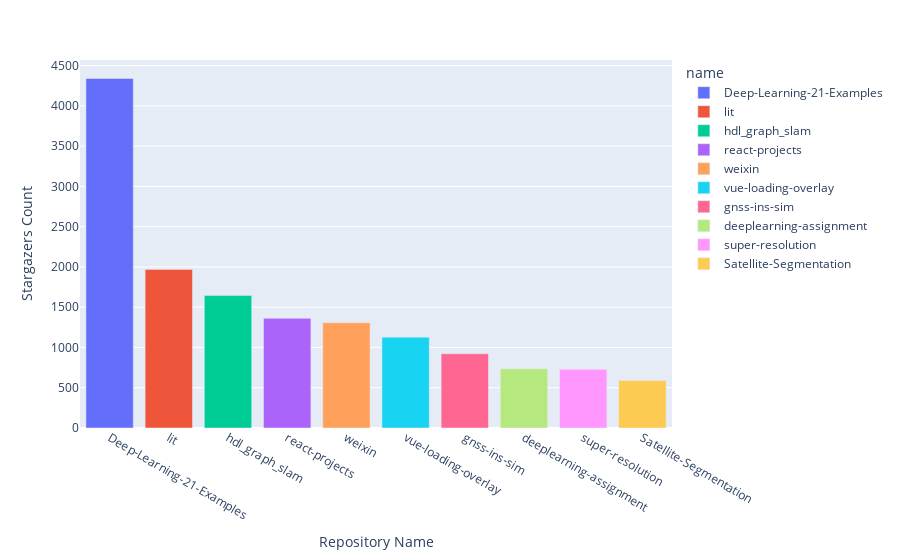

Here is the notebook cell this chart was saved with:
### Code cell
import plotly.express as px

# Créer un diagramme à barres pour les 10 repositories avec le plus grand nombre de `stargazers_count`
fig = px.bar(df.head(10), x='name', y='stargazers_count', color='name')

# Définir les étiquettes pour les axes x et y
fig.update_layout(xaxis_title='Repository Name', yaxis_title='Stargazers Count')

# Afficher le diagramme
fig.show()

### Figure 1 — Plotly figure (JSON) as saved in the notebook; plotly's stock layout.template omitted (floating-point values rounded to 4 significant figures)
{"data": [{"alignmentgroup": "True", "hovertemplate": "name=%{x}<br>stargazers_count=%{y}<extra></extra>", "legendgroup": "Deep-Learning-21-Examples", "marker": {"color": "#636efa", "pattern": {"shape": ""}}, "name": "Deep-Learning-21-Examples", "offsetgroup": "Deep-Learning-21-Examples", "orientation": "v", "showlegend": true, "textposition": "auto", "type": "bar", "x": ["Deep-Learning-21-Examples"], "xaxis": "x", "y": [4340], "yaxis": "y"}, {"alignmentgroup": "True", "hovertemplate": "name=%{x}<br>stargazers_count=%{y}<extra></extra>", "legendgroup": "lit", "marker": {"color": "#EF553B", "pattern": {"shape": ""}}, "name": "lit", "offsetgroup": "lit", "orientation": "v", "showlegend": true, "textposition": "auto", "type": "bar", "x": ["lit"], "xaxis": "x", "y": [1969], "yaxis": "y"}, {"alignmentgroup": "True", "hovertemplate": "name=%{x}<br>stargazers_count=%{y}<extra></extra>", "legendgroup": "hdl_graph_slam", "marker": {"color": "#00cc96", "pattern": {"shape": ""}}, "name": "hdl_graph_slam", "offsetgroup": "hdl_graph_slam", "orientation": "v", "showlegend": true, "textposition": "auto", "type": "bar", "x": ["hdl_graph_slam"], "xaxis": "x", "y": [1644], "yaxis": "y"}, {"alignmentgroup": "True", "hovertemplate": "name=%{x}<br>stargazers_count=%{y}<extra></extra>", "legendgroup": "react-projects", "marker": {"color": "#ab63fa", "pattern": {"shape": ""}}, "name": "react-projects", "offsetgroup": "react-projects", "orientation": "v", "showlegend": true, "textposition": "auto", "type": "bar", "x": ["react-projects"], "xaxis": "x", "y": [1362], "yaxis": "y"}, {"alignmentgroup": "True", "hovertemplate": "name=%{x}<br>stargazers_count=%{y}<extra></extra>", "legendgroup": "weixin", "marker": {"color": "#FFA15A", "pattern": {"shape": ""}}, "name": "weixin", "offsetgroup": "weixin", "orientation": "v", "showlegend": true, "textposition": "auto", "type": "bar", "x": ["weixin"], "xaxis": "x", "y": [1307], "yaxis": "y"}, {"alignmentgroup": "True", "hovertemplate": "name=%{x}<br>stargazers_count=%{y}<extra></extra>", "legendgroup": "vue-loading-overlay", "marker": {"color": "#19d3f3", "pattern": {"shape": ""}}, "name": "vue-loading-overlay", "offsetgroup": "vue-loading-overlay", "orientation": "v", "showlegend": true, "textposition": "auto", "type": "bar", "x": ["vue-loading-overlay"], "xaxis": "x", "y": [1128], "yaxis": "y"}, {"alignmentgroup": "True", "hovertemplate": "name=%{x}<br>stargazers_count=%{y}<extra></extra>", "legendgroup": "gnss-ins-sim", "marker": {"color": "#FF6692", "pattern": {"shape": ""}}, "name": "gnss-ins-sim", "offsetgroup": "gnss-ins-sim", "orientation": "v", "showlegend": true, "textposition": "auto", "type": "bar", "x": ["gnss-ins-sim"], "xaxis": "x", "y": [922], "yaxis": "y"}, {"alignmentgroup": "True", "hovertemplate": "name=%{x}<br>stargazers_count=%{y}<extra></extra>", "legendgroup": "deeplearning-assignment", "marker": {"color": "#B6E880", "pattern": {"shape": ""}}, "name": "deeplearning-assignment", "offsetgroup": "deeplearning-assignment", "orientation": "v", "showlegend": true, "textposition": "auto", "type": "bar", "x": ["deeplearning-assignment"], "xaxis": "x", "y": [736], "yaxis": "y"}, {"alignmentgroup": "True", "hovertemplate": "name=%{x}<br>stargazers_count=%{y}<extra></extra>", "legendgroup": "super-resolution", "marker": {"color": "#FF97FF", "pattern": {"shape": ""}}, "name": "super-resolution", "offsetgroup": "super-resolution", "orientation": "v", "showlegend": true, "textposition": "auto", "type": "bar", "x": ["super-resolution"], "xaxis": "x", "y": [728], "yaxis": "y"}, {"alignmentgroup": "True", "hovertemplate": "name=%{x}<br>stargazers_count=%{y}<extra></extra>", "legendgroup": "Satellite-Segmentation", "marker": {"color": "#FECB52", "pattern": {"shape": ""}}, "name": "Satellite-Segmentation", "offsetgroup": "Satellite-Segmentation", "orientation": "v", "showlegend": true, "textposition": "auto", "type": "bar", "x": ["Satellite-Segmentation"], "xaxis": "x", "y": [590], "yaxis": "y"}], "layout": {"barmode": "relative", "legend": {"title": {"text": "name"}, "tracegroupgap": 0}, "margin": {"t": 60}, "xaxis": {"anchor": "y", "categoryarray": ["Deep-Learning-21-Examples", "lit", "hdl_graph_slam", "react-projects", "weixin", "vue-loading-overlay", "gnss-ins-sim", "deeplearning-assignment", "super-resolution", "Satellite-Segmentation"], "categoryorder": "array", "domain": [0, 1], "title": {"text": "Repository Name"}}, "yaxis": {"anchor": "x", "domain": [0, 1], "title": {"text": "Stargazers Count"}}}}
